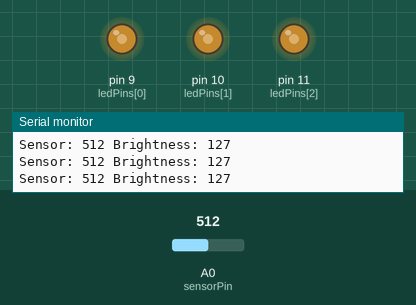
The sketch below on a simulated Arduino Uno, built with avr-gcc and run on an emulated ATmega328P. Parts: output pins drawn as LEDs (lit = HIGH), the last lines printed to the serial monitor. The inputs (shaded band) are chosen by the test bench; at power-on: A0 (sensorPin) = 512.

Above: at 1.2 s.
1.3 s: A0 (sensorPin) set to 716
At 2.0 s:
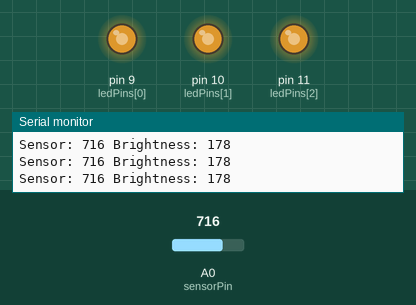
2.8 s: A0 (sensorPin) set to 900
At 3.6 s:
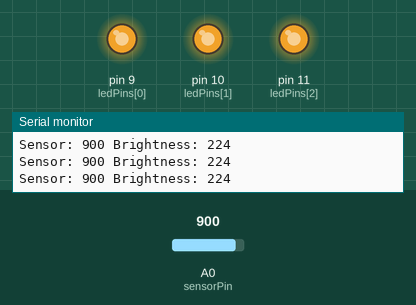
4.3 s: A0 (sensorPin) set to 122
At 5.1 s:
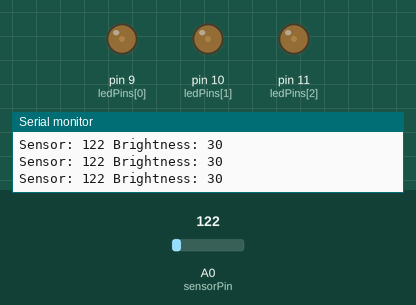
5.8 s: A0 (sensorPin) set to 0
At 6.5 s:
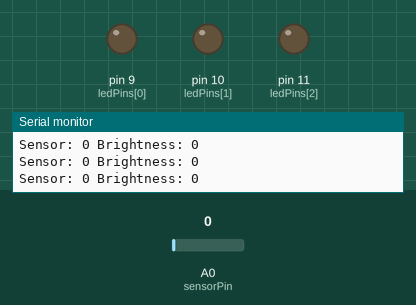
7.3 s: A0 (sensorPin) set to 511
At 8.0 s:
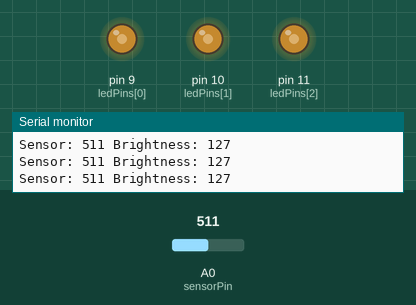
Timing chart, 0 to 9.8 s (numbered marks = the images above; inputs shaded):
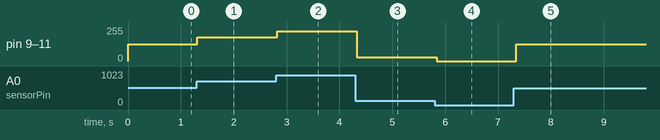

Measured:
- after the input at 1.3 s, pin 9 (ledPins[0]), pin 10 (ledPins[1]), pin 11 (ledPins[2]): 127/255 → 178/255 at once
- after the input at 2.8 s, pin 9 (ledPins[0]), pin 10 (ledPins[1]), pin 11 (ledPins[2]): 178/255 → 224/255 at once
- after the input at 4.3 s, pin 9 (ledPins[0]), pin 10 (ledPins[1]), pin 11 (ledPins[2]): 224/255 → 30/255 at once
- after the input at 5.8 s, pin 9 (ledPins[0]), pin 10 (ledPins[1]), pin 11 (ledPins[2]): 30/255 → 0/255 at once
- after the input at 7.3 s, pin 9 (ledPins[0]), pin 10 (ledPins[1]), pin 11 (ledPins[2]): 0/255 → 127/255 after 0.05 s

The sketch:

LEDdimmer.ino
```cpp
int sensorPin = A0;
int ledPins[] = {9, 10, 11};
int sensorValue = 0;
int brightness = 0;

void setup() {
  for (int i = 0; i < 3; i++) {
  pinMode(ledPins[i], OUTPUT);
}
  Serial.begin(9600);

}

void loop() {
  sensorValue = analogRead(sensorPin);
  brightness = map(sensorValue, 0, 1023, 0, 255);

  analogWrite(ledPins[0], brightness);  // First LED
  analogWrite(ledPins[1], brightness);
  analogWrite(ledPins[2], brightness);

  Serial.print("Sensor: ");
  Serial.print(sensorValue);
  Serial.print(" Brightness: ");
  Serial.println(brightness);

  delay(100);

}
```
